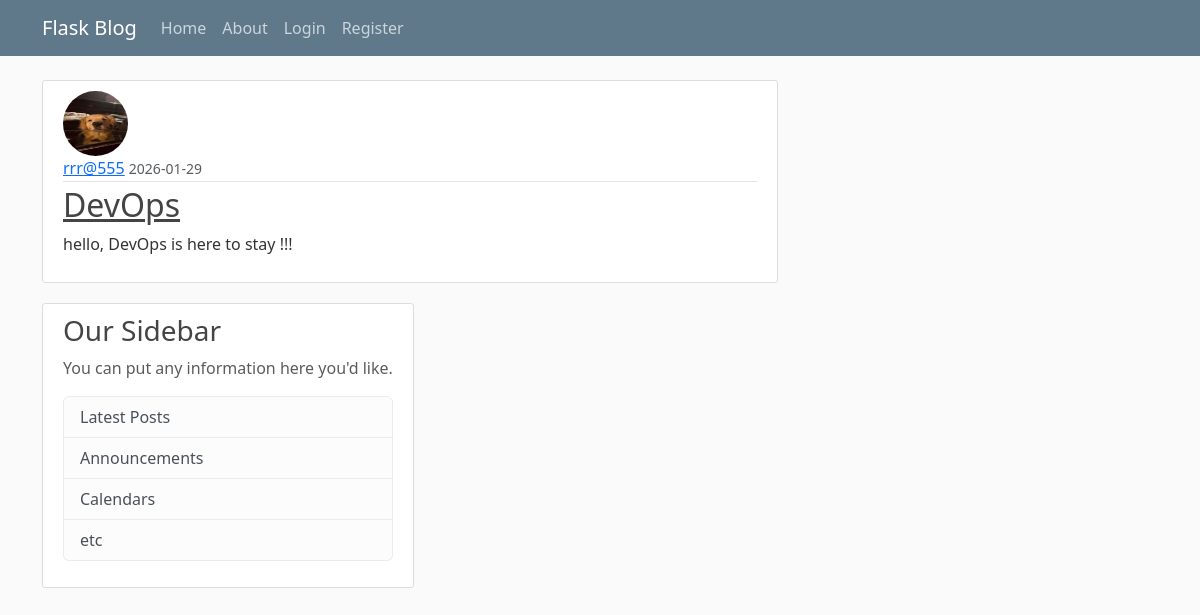
The page /post/18 on the database its author committed.
### flaskblog/models.py (models this page shows, shortened)
class User(db.Model, UserMixin):
    id = db.Column(db.Integer, primary_key=True)
    username = db.Column(db.String(20), unique=True, nullable=False)
    email = db.Column(db.String(120), unique=True, nullable=False)
    image_file = db.Column(db.String(20), nullable=False, default='default.jpg')
    password = db.Column(db.String(60), nullable=False)
    posts = db.relationship('Post', backref='author', lazy=True) #Unlike others it is not a column it is a relationship

class Post(db.Model):
    id = db.Column(db.Integer, primary_key=True)
    title = db.Column(db.String(100), nullable=False)
    date_posted = db.Column(db.DateTime, nullable=False, default=datetime.utcnow)
    content = db.Column(db.Text, nullable=False)
    user_id = db.Column(db.Integer, db.ForeignKey('user.id'), nullable=False)

### flaskblog/posts/routes.py (the view)
@posts.route("/post/<int:post_id>")
def post(post_id):
    post = Post.query.get_or_404(post_id)
    return render_template('post.html', title=post.title, post=post)

### flaskblog/templates/post.html (shortened to what this page needs)
{% extends 'layout.html' %}
{% block content %}
        <article class="media content-section">
            <img class="rounded-circle article-img" src="{{ url_for('static', filename='profile_pics/' + post.author.image_file)}}"
            <div class="media-body">
                <div class="article-metadata">
                  <a class="mr-2" href="{{ url_for('users.user_posts', username=post.author.username) }}">{{ post.author.username }}</a>
                  <small class="text-muted">{{ post.date_posted.strftime('%Y-%m-%d') }}</small>
                </div>
                <h2><a class="article-title">{{ post.title }}</a></h2>
                <p class="article-content">{{ post.content }}</p>
            </div>
{% endblock content %}

### flaskblog/static/main.css (style rules this page uses)
body { background: #fafafa; color: #333333; margin-top: 5rem; }
h1, h2, h3, h4, h5, h6 { color: #444444; }
.content-section { background: #ffffff; padding: 10px 20px; border: 1px solid #dddddd; border-radius: 3px; margin-bottom: 20px; }
.article-title { color: #444444; }
.article-content { white-space: pre-line; }
.article-img { height: 65px; width: 65px; margin-right: 16px; }
.article-metadata { padding-bottom: 1px; margin-bottom: 4px; border-bottom: 1px solid #e3e3e3 }

### rows shown on the page
User: image_file (picture), author.username "rrr@555"
Post: date_posted "2026-01-29", title "DevOps", content "hello, DevOps is here to stay !!!"
